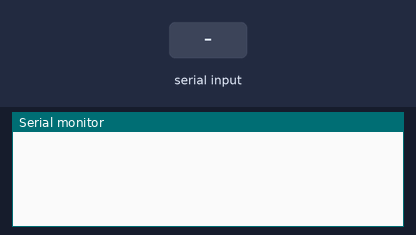
This sketch was run on a simulated Arduino Uno, built with avr-gcc and run on an emulated ATmega328P. Parts: the last lines printed to the serial monitor. The test bench sets the inputs (shaded band).

Above: at 1.2 s.
1.3 s: byte 30 received over Serial
At 2.5 s:
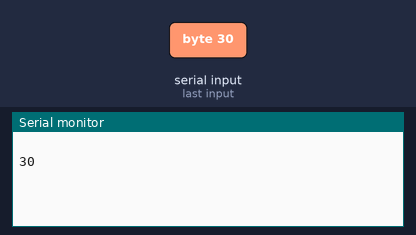
2.8 s: byte 90 received over Serial
At 3.9 s:
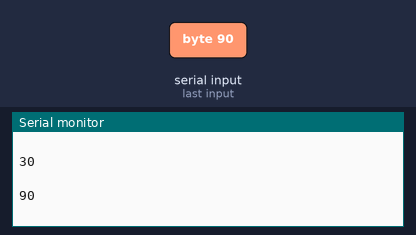
4.3 s: byte 120 received over Serial
At 5.0 s:
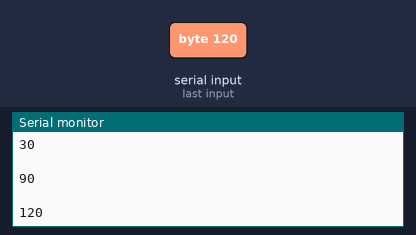

Measured:
- after the input at 1.3 s, the serial monitor: prints a new line at once (image 1)
- after the input at 2.8 s, the serial monitor: prints a new line at once (image 2)
- after the input at 4.3 s, the serial monitor: prints a new line at once (image 3)

The sketch:

rx-0.ino
```cpp
int incomingByte = 0;   // for incoming serial data

void setup() {
        Serial.begin(9600);     // opens serial port, sets data rate to 9600 bps
}

void loop() {

        // send data only when you receive data:
        if (Serial.available() > 0) {
                // read the incoming byte:
                incomingByte = Serial.read();

                // say what you got:
                Serial.println(" ");
                Serial.println(incomingByte, DEC);
        }
}
```
